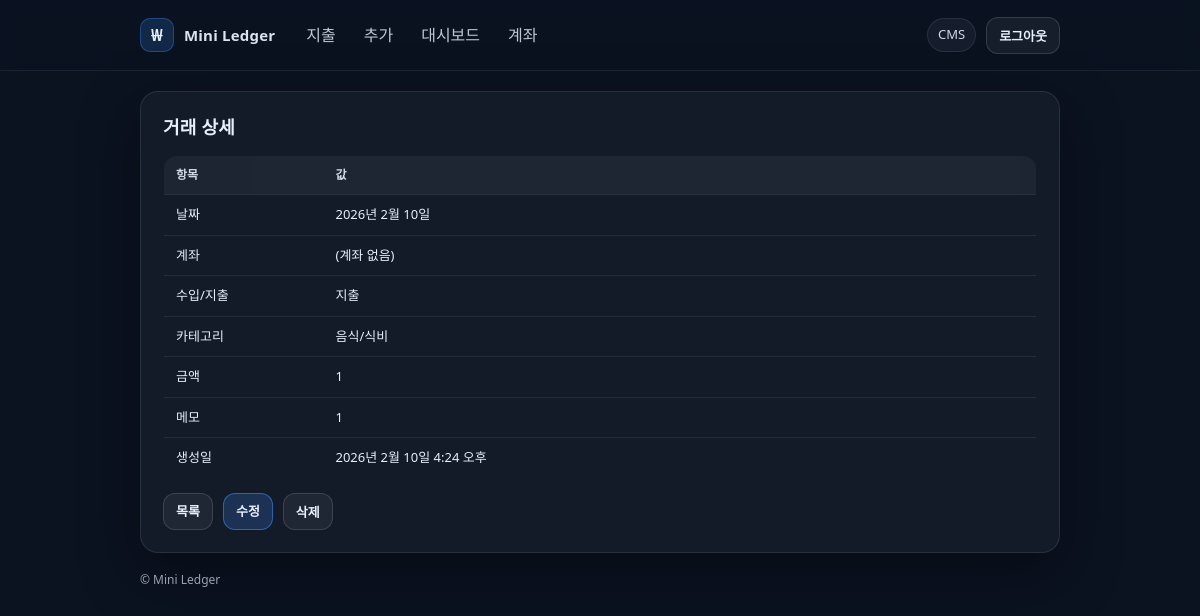
The page /expenses/4/ (signed in) on the database its author committed.
### expenses/models.py (models this page shows, shortened)
class Expense(models.Model):
    class TxType(models.TextChoices):
        IN = "IN", "수입"
        OUT = "OUT", "지출"
    class Category(models.TextChoices):
        FOOD = "FOOD", "음식/식비"
        TRANSPORT = "TRANSPORT", "교통"
        SHOPPING = "SHOPPING", "쇼핑"
        LIVING = "LIVING", "생활"
        ETC = "ETC", "기타"
    user = models.ForeignKey(
        settings.AUTH_USER_MODEL,
        on_delete=models.CASCADE,
        related_name="expenses",
    )
    account = models.ForeignKey(
        "banking.Account",
        on_delete=models.SET_NULL,
        null=True,
        blank=True,
        related_name="expenses",
    )
    tx_type = models.CharField(
        max_length=3,
        choices=TxType.choices,
        default=TxType.OUT,
    )
    category = models.CharField(
        max_length=20,
        choices=Category.choices,
        default=Category.FOOD,
    )
    amount = models.PositiveIntegerField()
    memo = models.CharField(max_length=200, blank=True)
    spent_at = models.DateField()
    created_at = models.DateTimeField(auto_now_add=True)

### expenses/views.py (the view)
# urls.py: path("<int:expense_id>/", views.expense_detail, name="expense_detail"),
@login_required
def expense_detail(request, expense_id):
    expense = get_object_or_404(Expense, id=expense_id, user=request.user)
    return render(request, "expenses/detail.html", {"expense": expense})

### templates/expenses/detail.html (shortened to what this page needs)
{% extends "base.html" %}
{% block content %}
  <h1>거래 상세</h1>
  <table>
    <thead>
      <tr>
        <th style="width:160px;">항목</th>
        <th>값</th>
      </tr>
    </thead>
    <tbody>
      <tr>
        <td>날짜</td>
        <td>{{ expense.spent_at }}</td>
      </tr>
      <tr>
        <td>계좌</td>
        <td>
          {% if expense.account %}
            {{ expense.account }}
          {% else %}
            (계좌 없음)
          {% endif %}
        </td>
      </tr>
      <tr>
        <td>수입/지출</td>
        <td>{{ expense.get_tx_type_display }}</td>
      </tr>
      <tr>
        <td>카테고리</td>
        <td>{{ expense.get_category_display }}</td>
      </tr>
      <tr>
        <td>금액</td>
        <td>{{ expense.amount }}</td>
      </tr>
      <tr>
        <td>메모</td>
        <td>{{ expense.memo|default:"(없음)" }}</td>
      </tr>
      <tr>
        <td>생성일</td>
        <td>{{ expense.created_at }}</td>
      </tr>
    </tbody>
  </table>
  <div class="actions">
    <a class="btn btn--ghost" href="{% url 'expense_list' %}">목록</a>
    <a class="btn" href="{% url 'expense_update' expense.id %}">수정</a>
    <form method="post" action="{% url 'expense_delete' expense.id %}" style="display:inline;">
      <button class="btn btn--ghost" type="submit" onclick="return confirm('정말 삭제할까요?');">삭제</button>
    </form>
  </div>
{% endblock %}

### templates/base.html (shortened to what this page needs)
{% load static %}
<!doctype html>
<html lang="ko">
<head>
  <link rel="stylesheet" href="{% static 'css/style.css' %}">
</head>
<body>
  <header class="topbar">
    <div class="container topbar__inner">
      <a class="brand" href="/expenses/">
        <span class="brand__logo">₩</span>
        <span class="brand__name">Mini Ledger</span>
      </a>
      <nav class="nav">
        <a class="nav__link" href="/expenses/">지출</a>
        <a class="nav__link" href="/expenses/new/">추가</a>
        <a class="nav__link" href="{% url 'dashboard' %}">대시보드</a>
        <a class="nav__link" href="{% url 'account_list' %}">계좌</a>
      </nav>
      <div class="auth">
        {% if user.is_authenticated %}
          <span class="auth__user">{{ user.username }}</span>
          <form method="post" action="{% url 'logout' %}">
            <button class="btn btn--ghost" type="submit">로그아웃</button>
          </form>
        {% else %}
          <a class="btn btn--ghost" href="{% url 'login' %}">로그인</a>
          <a class="btn" href="{% url 'signup' %}">회원가입</a>
        {% endif %}
      </div>
    </div>
  </header>
  <main class="container">
    <div class="card">
      {% block content %}{% endblock %}
    </div>
    <footer class="footer">
      <span>© Mini Ledger</span>
    </footer>
  </main>
</body>
</html>

### static/css/style.css (style rules this page uses)
* { box-sizing: border-box; }
html, body { margin: 0; padding: 0; }
body { font-family: ui-sans-serif, system-ui, -apple-system, Segoe UI, Roboto, Apple SD Gothic Neo, "Noto Sans KR", sans-serif; background: #0b1220; color: #e7eefc; line-height: 1.5; }
.container { width: min(920px, calc(100% - 32px)); margin: 0 auto; }
.topbar { position: sticky; top: 0; z-index: 50; backdrop-filter: blur(10px); background: rgba(11, 18, 32, 0.72); border-bottom: 1px solid rgba(231, 238, 252, 0.08); }
.topbar__inner { display: flex; align-items: center; gap: 14px; padding: 14px 0; }
.brand { display: inline-flex; align-items: center; gap: 10px; color: #e7eefc; text-decoration: none; font-weight: 700; letter-spacing: 0.2px; }
.brand__logo { width: 34px; height: 34px; display: grid; place-items: center; border-radius: 10px; background: rgba(61, 142, 255, 0.18); border: 1px solid rgba(61, 142, 255, 0.35); }
.brand__name { font-size: 15px; opacity: 0.95; }
.nav { display: flex; gap: 6px; margin-left: 6px; }
.nav__link { padding: 8px 10px; border-radius: 10px; color: rgba(231, 238, 252, 0.82); text-decoration: none; border: 1px solid transparent; }
.auth { margin-left: auto; display: flex; align-items: center; gap: 10px; }
.auth__user { opacity: 0.9; font-size: 13px; padding: 6px 10px; border-radius: 999px; background: rgba(231, 238, 252, 0.06); border: 1px solid rgba(231, 238, 252, 0.10); }
.card { margin-top: 20px; background: rgba(255, 255, 255, 0.04); border: 1px solid rgba(231, 238, 252, 0.10); border-radius: 18px; padding: 22px; box-shadow: 0 20px 60px rgba(0, 0, 0, 0.35); }
.btn { appearance: none; border: 1px solid rgba(61, 142, 255, 0.55); background: rgba(61, 142, 255, 0.20); color: #e7eefc; padding: 8px 12px; border-radius: 12px; cursor: pointer; text-decoration: none; font-weight: 600; font-size: 13px; transition: transform 0.06s ease, background 0.15s ease, border-color 0.15s ease; }
.btn--ghost { border-color: rgba(231, 238, 252, 0.14); background: rgba(231, 238, 252, 0.06); }
h1, h2, h3 { margin: 0 0 14px; }
h1 { font-size: 18px; letter-spacing: 0.2px; }
form { margin: 0; }
.actions { display: flex; gap: 10px; align-items: center; margin-top: 14px; }
table { width: 100%; border-collapse: collapse; margin-top: 10px; overflow: hidden; border-radius: 14px; border: 1px solid rgba(231, 238, 252, 0.10); }
thead th { text-align: left; font-size: 12px; padding: 10px 12px; background: rgba(231, 238, 252, 0.06); border-bottom: 1px solid rgba(231, 238, 252, 0.10); opacity: 0.9; }
tbody td { padding: 10px 12px; border-bottom: 1px solid rgba(231, 238, 252, 0.08); font-size: 13px; }
a { color: rgba(140, 197, 255, 0.95); }
.footer { opacity: 0.65; font-size: 12px; padding: 18px 0 30px; }

### rows shown on the page
Expense: spent_at "2026년 2월 10일", tx_type "지출", category "음식/식비", amount "1", memo "1", created_at "2026년 2월 10일 4:24 오후"

### other values the page prints
{{ user.username }} "CMS"
